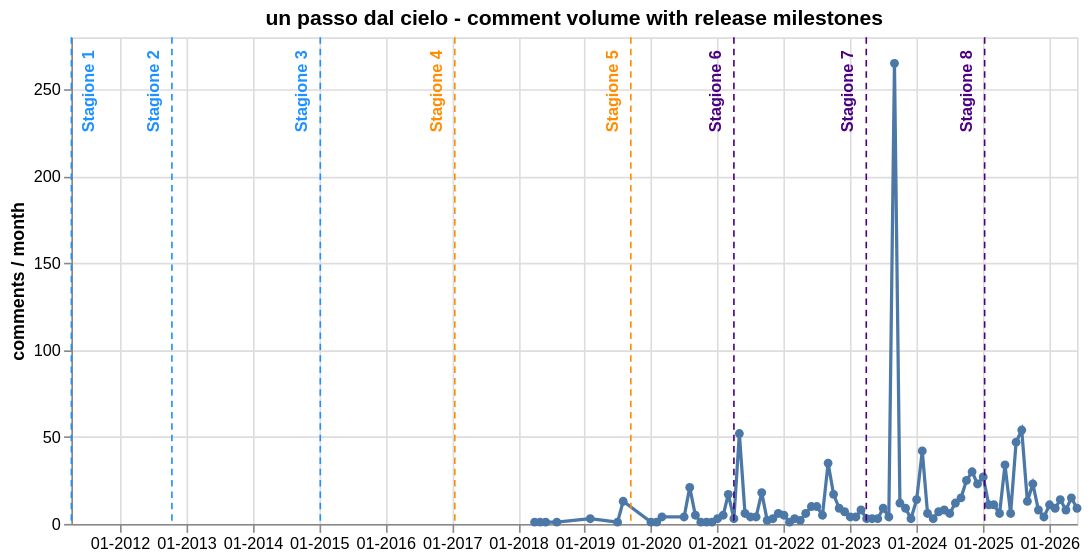

Describe this chart as a Vega-Lite specification.
### Vega-Lite specification from a JSON file in a GitHub repository (floating-point values rounded to 4 significant figures)
{"$schema": "https://vega.github.io/schema/vega-lite/v6.1.0.json", "config": {"view": {"continuousHeight": 300, "continuousWidth": 300}}, "datasets": {"data-41430e4f94b13e9e7f89690bd7aa12ac": [{"date": "2018-04-01T00:00:00", "month": "2018-04", "months_from_release": 84.0, "n_comments": 1, "n_detected": 0, "n_ref_lex": 0, "produzione": "un passo dal cielo", "ref_rate_detected": 0.0, "ref_rate_lex": 0.0, "sim_mean": 0.7463, "tipo": "serie_ita"}, {"date": "2018-05-01T00:00:00", "month": "2018-05", "months_from_release": 85.0, "n_comments": 1, "n_detected": 0, "n_ref_lex": 0, "produzione": "un passo dal cielo", "ref_rate_detected": 0.0, "ref_rate_lex": 0.0, "sim_mean": 0.7781, "tipo": "serie_ita"}, {"date": "2018-06-01T00:00:00", "month": "2018-06", "months_from_release": 86.0, "n_comments": 1, "n_detected": 0, "n_ref_lex": 0, "produzione": "un passo dal cielo", "ref_rate_detected": 0.0, "ref_rate_lex": 0.0, "sim_mean": 0.7886, "tipo": "serie_ita"}, {"date": "2018-08-01T00:00:00", "month": "2018-08", "months_from_release": 88.0, "n_comments": 1, "n_detected": 1, "n_ref_lex": 0, "produzione": "un passo dal cielo", "ref_rate_detected": 1.0, "ref_rate_lex": 0.0, "sim_mean": 0.8083, "tipo": "serie_ita"}, {"date": "2019-02-01T00:00:00", "month": "2019-02", "months_from_release": 94.0, "n_comments": 3, "n_detected": 0, "n_ref_lex": 0, "produzione": "un passo dal cielo", "ref_rate_detected": 0.0, "ref_rate_lex": 0.0, "sim_mean": 0.7898, "tipo": "serie_ita"}, {"date": "2019-07-01T00:00:00", "month": "2019-07", "months_from_release": 99.0, "n_comments": 1, "n_detected": 0, "n_ref_lex": 0, "produzione": "un passo dal cielo", "ref_rate_detected": 0.0, "ref_rate_lex": 0.0, "sim_mean": 0.7699, "tipo": "serie_ita"}, {"date": "2019-08-01T00:00:00", "month": "2019-08", "months_from_release": 100.0, "n_comments": 13, "n_detected": 2, "n_ref_lex": 0, "produzione": "un passo dal cielo", "ref_rate_detected": 0.1538, "ref_rate_lex": 0.0, "sim_mean": 0.7879, "tipo": "serie_ita"}, {"date": "2020-01-01T00:00:00", "month": "2020-01", "months_from_release": 105.0, "n_comments": 1, "n_detected": 0, "n_ref_lex": 0, "produzione": "un passo dal cielo", "ref_rate_detected": 0.0, "ref_rate_lex": 0.0, "sim_mean": 0.7828, "tipo": "serie_ita"}, {"date": "2020-02-01T00:00:00", "month": "2020-02", "months_from_release": 106.0, "n_comments": 1, "n_detected": 0, "n_ref_lex": 0, "produzione": "un passo dal cielo", "ref_rate_detected": 0.0, "ref_rate_lex": 0.0, "sim_mean": 0.7659, "tipo": "serie_ita"}, {"date": "2020-03-01T00:00:00", "month": "2020-03", "months_from_release": 107.0, "n_comments": 4, "n_detected": 0, "n_ref_lex": 0, "produzione": "un passo dal cielo", "ref_rate_detected": 0.0, "ref_rate_lex": 0.0, "sim_mean": 0.7847, "tipo": "serie_ita"}, {"date": "2020-07-01T00:00:00", "month": "2020-07", "months_from_release": 111.0, "n_comments": 4, "n_detected": 0, "n_ref_lex": 0, "produzione": "un passo dal cielo", "ref_rate_detected": 0.0, "ref_rate_lex": 0.0, "sim_mean": 0.7808, "tipo": "serie_ita"}, {"date": "2020-08-01T00:00:00", "month": "2020-08", "months_from_release": 112.0, "n_comments": 21, "n_detected": 0, "n_ref_lex": 0, "produzione": "un passo dal cielo", "ref_rate_detected": 0.0, "ref_rate_lex": 0.0, "sim_mean": 0.7674, "tipo": "serie_ita"}, {"date": "2020-09-01T00:00:00", "month": "2020-09", "months_from_release": 113.0, "n_comments": 5, "n_detected": 2, "n_ref_lex": 0, "produzione": "un passo dal cielo", "ref_rate_detected": 0.4, "ref_rate_lex": 0.0, "sim_mean": 0.7793, "tipo": "serie_ita"}, {"date": "2020-10-01T00:00:00", "month": "2020-10", "months_from_release": 114.0, "n_comments": 1, "n_detected": 0, "n_ref_lex": 0, "produzione": "un passo dal cielo", "ref_rate_detected": 0.0, "ref_rate_lex": 0.0, "sim_mean": 0.7338, "tipo": "serie_ita"}, {"date": "2020-11-01T00:00:00", "month": "2020-11", "months_from_release": 115.0, "n_comments": 1, "n_detected": 0, "n_ref_lex": 0, "produzione": "un passo dal cielo", "ref_rate_detected": 0.0, "ref_rate_lex": 0.0, "sim_mean": 0.79, "tipo": "serie_ita"}, {"date": "2020-12-01T00:00:00", "month": "2020-12", "months_from_release": 116.0, "n_comments": 1, "n_detected": 0, "n_ref_lex": 0, "produzione": "un passo dal cielo", "ref_rate_detected": 0.0, "ref_rate_lex": 0.0, "sim_mean": 0.742, "tipo": "serie_ita"}, {"date": "2021-01-01T00:00:00", "month": "2021-01", "months_from_release": 117.0, "n_comments": 3, "n_detected": 0, "n_ref_lex": 0, "produzione": "un passo dal cielo", "ref_rate_detected": 0.0, "ref_rate_lex": 0.0, "sim_mean": 0.7706, "tipo": "serie_ita"}, {"date": "2021-02-01T00:00:00", "month": "2021-02", "months_from_release": 118.0, "n_comments": 5, "n_detected": 0, "n_ref_lex": 0, "produzione": "un passo dal cielo", "ref_rate_detected": 0.0, "ref_rate_lex": 0.0, "sim_mean": 0.7514, "tipo": "serie_ita"}, {"date": "2021-03-01T00:00:00", "month": "2021-03", "months_from_release": 119.0, "n_comments": 17, "n_detected": 1, "n_ref_lex": 0, "produzione": "un passo dal cielo", "ref_rate_detected": 0.05882, "ref_rate_lex": 0.0, "sim_mean": 0.7819, "tipo": "serie_ita"}, {"date": "2021-04-01T00:00:00", "month": "2021-04", "months_from_release": 120.0, "n_comments": 3, "n_detected": 0, "n_ref_lex": 0, "produzione": "un passo dal cielo", "ref_rate_detected": 0.0, "ref_rate_lex": 0.0, "sim_mean": 0.7814, "tipo": "serie_ita"}, {"date": "2021-05-01T00:00:00", "month": "2021-05", "months_from_release": 121.0, "n_comments": 52, "n_detected": 1, "n_ref_lex": 0, "produzione": "un passo dal cielo", "ref_rate_detected": 0.01923, "ref_rate_lex": 0.0, "sim_mean": 0.7814, "tipo": "serie_ita"}, {"date": "2021-06-01T00:00:00", "month": "2021-06", "months_from_release": 122.0, "n_comments": 6, "n_detected": 0, "n_ref_lex": 0, "produzione": "un passo dal cielo", "ref_rate_detected": 0.0, "ref_rate_lex": 0.0, "sim_mean": 0.7709, "tipo": "serie_ita"}, {"date": "2021-07-01T00:00:00", "month": "2021-07", "months_from_release": 123.0, "n_comments": 4, "n_detected": 0, "n_ref_lex": 1, "produzione": "un passo dal cielo", "ref_rate_detected": 0.0, "ref_rate_lex": 0.25, "sim_mean": 0.7534, "tipo": "serie_ita"}, {"date": "2021-08-01T00:00:00", "month": "2021-08", "months_from_release": 124.0, "n_comments": 4, "n_detected": 0, "n_ref_lex": 0, "produzione": "un passo dal cielo", "ref_rate_detected": 0.0, "ref_rate_lex": 0.0, "sim_mean": 0.7661, "tipo": "serie_ita"}, {"date": "2021-09-01T00:00:00", "month": "2021-09", "months_from_release": 125.0, "n_comments": 18, "n_detected": 0, "n_ref_lex": 0, "produzione": "un passo dal cielo", "ref_rate_detected": 0.0, "ref_rate_lex": 0.0, "sim_mean": 0.7729, "tipo": "serie_ita"}, {"date": "2021-10-01T00:00:00", "month": "2021-10", "months_from_release": 126.0, "n_comments": 2, "n_detected": 0, "n_ref_lex": 0, "produzione": "un passo dal cielo", "ref_rate_detected": 0.0, "ref_rate_lex": 0.0, "sim_mean": 0.7673, "tipo": "serie_ita"}, {"date": "2021-11-01T00:00:00", "month": "2021-11", "months_from_release": 127.0, "n_comments": 3, "n_detected": 0, "n_ref_lex": 0, "produzione": "un passo dal cielo", "ref_rate_detected": 0.0, "ref_rate_lex": 0.0, "sim_mean": 0.7871, "tipo": "serie_ita"}, {"date": "2021-12-01T00:00:00", "month": "2021-12", "months_from_release": 128.0, "n_comments": 6, "n_detected": 0, "n_ref_lex": 0, "produzione": "un passo dal cielo", "ref_rate_detected": 0.0, "ref_rate_lex": 0.0, "sim_mean": 0.7629, "tipo": "serie_ita"}, {"date": "2022-01-01T00:00:00", "month": "2022-01", "months_from_release": 129.0, "n_comments": 5, "n_detected": 0, "n_ref_lex": 0, "produzione": "un passo dal cielo", "ref_rate_detected": 0.0, "ref_rate_lex": 0.0, "sim_mean": 0.7415, "tipo": "serie_ita"}, {"date": "2022-02-01T00:00:00", "month": "2022-02", "months_from_release": 130.0, "n_comments": 1, "n_detected": 0, "n_ref_lex": 0, "produzione": "un passo dal cielo", "ref_rate_detected": 0.0, "ref_rate_lex": 0.0, "sim_mean": 0.7352, "tipo": "serie_ita"}, {"date": "2022-03-01T00:00:00", "month": "2022-03", "months_from_release": 131.0, "n_comments": 3, "n_detected": 0, "n_ref_lex": 0, "produzione": "un passo dal cielo", "ref_rate_detected": 0.0, "ref_rate_lex": 0.0, "sim_mean": 0.7375, "tipo": "serie_ita"}, {"date": "2022-04-01T00:00:00", "month": "2022-04", "months_from_release": 132.0, "n_comments": 2, "n_detected": 0, "n_ref_lex": 0, "produzione": "un passo dal cielo", "ref_rate_detected": 0.0, "ref_rate_lex": 0.0, "sim_mean": 0.7418, "tipo": "serie_ita"}, {"date": "2022-05-01T00:00:00", "month": "2022-05", "months_from_release": 133.0, "n_comments": 6, "n_detected": 0, "n_ref_lex": 0, "produzione": "un passo dal cielo", "ref_rate_detected": 0.0, "ref_rate_lex": 0.0, "sim_mean": 0.767, "tipo": "serie_ita"}, {"date": "2022-06-01T00:00:00", "month": "2022-06", "months_from_release": 134.0, "n_comments": 10, "n_detected": 0, "n_ref_lex": 0, "produzione": "un passo dal cielo", "ref_rate_detected": 0.0, "ref_rate_lex": 0.0, "sim_mean": 0.7445, "tipo": "serie_ita"}, {"date": "2022-07-01T00:00:00", "month": "2022-07", "months_from_release": 135.0, "n_comments": 10, "n_detected": 0, "n_ref_lex": 0, "produzione": "un passo dal cielo", "ref_rate_detected": 0.0, "ref_rate_lex": 0.0, "sim_mean": 0.7499, "tipo": "serie_ita"}, {"date": "2022-08-01T00:00:00", "month": "2022-08", "months_from_release": 136.0, "n_comments": 5, "n_detected": 2, "n_ref_lex": 0, "produzione": "un passo dal cielo", "ref_rate_detected": 0.4, "ref_rate_lex": 0.0, "sim_mean": 0.7713, "tipo": "serie_ita"}, {"date": "2022-09-01T00:00:00", "month": "2022-09", "months_from_release": 137.0, "n_comments": 35, "n_detected": 1, "n_ref_lex": 0, "produzione": "un passo dal cielo", "ref_rate_detected": 0.02857, "ref_rate_lex": 0.0, "sim_mean": 0.7735, "tipo": "serie_ita"}, {"date": "2022-10-01T00:00:00", "month": "2022-10", "months_from_release": 138.0, "n_comments": 17, "n_detected": 0, "n_ref_lex": 0, "produzione": "un passo dal cielo", "ref_rate_detected": 0.0, "ref_rate_lex": 0.0, "sim_mean": 0.7728, "tipo": "serie_ita"}, {"date": "2022-11-01T00:00:00", "month": "2022-11", "months_from_release": 139.0, "n_comments": 9, "n_detected": 0, "n_ref_lex": 0, "produzione": "un passo dal cielo", "ref_rate_detected": 0.0, "ref_rate_lex": 0.0, "sim_mean": 0.7681, "tipo": "serie_ita"}, {"date": "2022-12-01T00:00:00", "month": "2022-12", "months_from_release": 140.0, "n_comments": 7, "n_detected": 0, "n_ref_lex": 0, "produzione": "un passo dal cielo", "ref_rate_detected": 0.0, "ref_rate_lex": 0.0, "sim_mean": 0.7603, "tipo": "serie_ita"}, {"date": "2023-01-01T00:00:00", "month": "2023-01", "months_from_release": 141.0, "n_comments": 4, "n_detected": 0, "n_ref_lex": 0, "produzione": "un passo dal cielo", "ref_rate_detected": 0.0, "ref_rate_lex": 0.0, "sim_mean": 0.7683, "tipo": "serie_ita"}, {"date": "2023-02-01T00:00:00", "month": "2023-02", "months_from_release": 142.0, "n_comments": 4, "n_detected": 0, "n_ref_lex": 0, "produzione": "un passo dal cielo", "ref_rate_detected": 0.0, "ref_rate_lex": 0.0, "sim_mean": 0.7761, "tipo": "serie_ita"}, {"date": "2023-03-01T00:00:00", "month": "2023-03", "months_from_release": 143.0, "n_comments": 8, "n_detected": 0, "n_ref_lex": 0, "produzione": "un passo dal cielo", "ref_rate_detected": 0.0, "ref_rate_lex": 0.0, "sim_mean": 0.7611, "tipo": "serie_ita"}, {"date": "2023-04-01T00:00:00", "month": "2023-04", "months_from_release": 144.0, "n_comments": 3, "n_detected": 0, "n_ref_lex": 0, "produzione": "un passo dal cielo", "ref_rate_detected": 0.0, "ref_rate_lex": 0.0, "sim_mean": 0.7666, "tipo": "serie_ita"}, {"date": "2023-05-01T00:00:00", "month": "2023-05", "months_from_release": 145.0, "n_comments": 3, "n_detected": 0, "n_ref_lex": 0, "produzione": "un passo dal cielo", "ref_rate_detected": 0.0, "ref_rate_lex": 0.0, "sim_mean": 0.7747, "tipo": "serie_ita"}, {"date": "2023-06-01T00:00:00", "month": "2023-06", "months_from_release": 146.0, "n_comments": 3, "n_detected": 0, "n_ref_lex": 0, "produzione": "un passo dal cielo", "ref_rate_detected": 0.0, "ref_rate_lex": 0.0, "sim_mean": 0.7656, "tipo": "serie_ita"}, {"date": "2023-07-01T00:00:00", "month": "2023-07", "months_from_release": 147.0, "n_comments": 9, "n_detected": 0, "n_ref_lex": 0, "produzione": "un passo dal cielo", "ref_rate_detected": 0.0, "ref_rate_lex": 0.0, "sim_mean": 0.7566, "tipo": "serie_ita"}, {"date": "2023-08-01T00:00:00", "month": "2023-08", "months_from_release": 148.0, "n_comments": 4, "n_detected": 0, "n_ref_lex": 0, "produzione": "un passo dal cielo", "ref_rate_detected": 0.0, "ref_rate_lex": 0.0, "sim_mean": 0.7514, "tipo": "serie_ita"}, {"date": "2023-09-01T00:00:00", "month": "2023-09", "months_from_release": 149.0, "n_comments": 265, "n_detected": 0, "n_ref_lex": 0, "produzione": "un passo dal cielo", "ref_rate_detected": 0.0, "ref_rate_lex": 0.0, "sim_mean": 0.7664, "tipo": "serie_ita"}, {"date": "2023-10-01T00:00:00", "month": "2023-10", "months_from_release": 150.0, "n_comments": 12, "n_detected": 0, "n_ref_lex": 0, "produzione": "un passo dal cielo", "ref_rate_detected": 0.0, "ref_rate_lex": 0.0, "sim_mean": 0.7685, "tipo": "serie_ita"}, {"date": "2023-11-01T00:00:00", "month": "2023-11", "months_from_release": 151.0, "n_comments": 9, "n_detected": 0, "n_ref_lex": 0, "produzione": "un passo dal cielo", "ref_rate_detected": 0.0, "ref_rate_lex": 0.0, "sim_mean": 0.7719, "tipo": "serie_ita"}, {"date": "2023-12-01T00:00:00", "month": "2023-12", "months_from_release": 152.0, "n_comments": 3, "n_detected": 0, "n_ref_lex": 0, "produzione": "un passo dal cielo", "ref_rate_detected": 0.0, "ref_rate_lex": 0.0, "sim_mean": 0.7529, "tipo": "serie_ita"}, {"date": "2024-01-01T00:00:00", "month": "2024-01", "months_from_release": 153.0, "n_comments": 14, "n_detected": 0, "n_ref_lex": 0, "produzione": "un passo dal cielo", "ref_rate_detected": 0.0, "ref_rate_lex": 0.0, "sim_mean": 0.7655, "tipo": "serie_ita"}, {"date": "2024-02-01T00:00:00", "month": "2024-02", "months_from_release": 154.0, "n_comments": 42, "n_detected": 0, "n_ref_lex": 0, "produzione": "un passo dal cielo", "ref_rate_detected": 0.0, "ref_rate_lex": 0.0, "sim_mean": 0.7485, "tipo": "serie_ita"}, {"date": "2024-03-01T00:00:00", "month": "2024-03", "months_from_release": 155.0, "n_comments": 6, "n_detected": 0, "n_ref_lex": 0, "produzione": "un passo dal cielo", "ref_rate_detected": 0.0, "ref_rate_lex": 0.0, "sim_mean": 0.7532, "tipo": "serie_ita"}, {"date": "2024-04-01T00:00:00", "month": "2024-04", "months_from_release": 156.0, "n_comments": 3, "n_detected": 0, "n_ref_lex": 0, "produzione": "un passo dal cielo", "ref_rate_detected": 0.0, "ref_rate_lex": 0.0, "sim_mean": 0.7683, "tipo": "serie_ita"}, {"date": "2024-05-01T00:00:00", "month": "2024-05", "months_from_release": 157.0, "n_comments": 7, "n_detected": 0, "n_ref_lex": 0, "produzione": "un passo dal cielo", "ref_rate_detected": 0.0, "ref_rate_lex": 0.0, "sim_mean": 0.7496, "tipo": "serie_ita"}, {"date": "2024-06-01T00:00:00", "month": "2024-06", "months_from_release": 158.0, "n_comments": 8, "n_detected": 2, "n_ref_lex": 0, "produzione": "un passo dal cielo", "ref_rate_detected": 0.25, "ref_rate_lex": 0.0, "sim_mean": 0.7822, "tipo": "serie_ita"}, {"date": "2024-07-01T00:00:00", "month": "2024-07", "months_from_release": 159.0, "n_comments": 6, "n_detected": 0, "n_ref_lex": 0, "produzione": "un passo dal cielo", "ref_rate_detected": 0.0, "ref_rate_lex": 0.0, "sim_mean": 0.7625, "tipo": "serie_ita"}, {"date": "2024-08-01T00:00:00", "month": "2024-08", "months_from_release": 160.0, "n_comments": 12, "n_detected": 0, "n_ref_lex": 0, "produzione": "un passo dal cielo", "ref_rate_detected": 0.0, "ref_rate_lex": 0.0, "sim_mean": 0.7685, "tipo": "serie_ita"}, {"date": "2024-09-01T00:00:00", "month": "2024-09", "months_from_release": 161.0, "n_comments": 15, "n_detected": 0, "n_ref_lex": 0, "produzione": "un passo dal cielo", "ref_rate_detected": 0.0, "ref_rate_lex": 0.0, "sim_mean": 0.7627, "tipo": "serie_ita"}, {"date": "2024-10-01T00:00:00", "month": "2024-10", "months_from_release": 162.0, "n_comments": 25, "n_detected": 0, "n_ref_lex": 0, "produzione": "un passo dal cielo", "ref_rate_detected": 0.0, "ref_rate_lex": 0.0, "sim_mean": 0.7599, "tipo": "serie_ita"}, {"date": "2024-11-01T00:00:00", "month": "2024-11", "months_from_release": 163.0, "n_comments": 30, "n_detected": 1, "n_ref_lex": 0, "produzione": "un passo dal cielo", "ref_rate_detected": 0.03333, "ref_rate_lex": 0.0, "sim_mean": 0.7591, "tipo": "serie_ita"}, {"date": "2024-12-01T00:00:00", "month": "2024-12", "months_from_release": 164.0, "n_comments": 23, "n_detected": 0, "n_ref_lex": 0, "produzione": "un passo dal cielo", "ref_rate_detected": 0.0, "ref_rate_lex": 0.0, "sim_mean": 0.7569, "tipo": "serie_ita"}, {"date": "2025-01-01T00:00:00", "month": "2025-01", "months_from_release": 165.0, "n_comments": 27, "n_detected": 0, "n_ref_lex": 0, "produzione": "un passo dal cielo", "ref_rate_detected": 0.0, "ref_rate_lex": 0.0, "sim_mean": 0.7586, "tipo": "serie_ita"}, {"date": "2025-02-01T00:00:00", "month": "2025-02", "months_from_release": 166.0, "n_comments": 11, "n_detected": 0, "n_ref_lex": 0, "produzione": "un passo dal cielo", "ref_rate_detected": 0.0, "ref_rate_lex": 0.0, "sim_mean": 0.7598, "tipo": "serie_ita"}, {"date": "2025-03-01T00:00:00", "month": "2025-03", "months_from_release": 167.0, "n_comments": 11, "n_detected": 0, "n_ref_lex": 0, "produzione": "un passo dal cielo", "ref_rate_detected": 0.0, "ref_rate_lex": 0.0, "sim_mean": 0.7603, "tipo": "serie_ita"}, {"date": "2025-04-01T00:00:00", "month": "2025-04", "months_from_release": 168.0, "n_comments": 6, "n_detected": 0, "n_ref_lex": 0, "produzione": "un passo dal cielo", "ref_rate_detected": 0.0, "ref_rate_lex": 0.0, "sim_mean": 0.7721, "tipo": "serie_ita"}, {"date": "2025-05-01T00:00:00", "month": "2025-05", "months_from_release": 169.0, "n_comments": 34, "n_detected": 0, "n_ref_lex": 0, "produzione": "un passo dal cielo", "ref_rate_detected": 0.0, "ref_rate_lex": 0.0, "sim_mean": 0.7685, "tipo": "serie_ita"}, {"date": "2025-06-01T00:00:00", "month": "2025-06", "months_from_release": 170.0, "n_comments": 6, "n_detected": 0, "n_ref_lex": 0, "produzione": "un passo dal cielo", "ref_rate_detected": 0.0, "ref_rate_lex": 0.0, "sim_mean": 0.7602, "tipo": "serie_ita"}, {"date": "2025-07-01T00:00:00", "month": "2025-07", "months_from_release": 171.0, "n_comments": 47, "n_detected": 0, "n_ref_lex": 0, "produzione": "un passo dal cielo", "ref_rate_detected": 0.0, "ref_rate_lex": 0.0, "sim_mean": 0.7709, "tipo": "serie_ita"}, {"date": "2025-08-01T00:00:00", "month": "2025-08", "months_from_release": 172.0, "n_comments": 54, "n_detected": 0, "n_ref_lex": 0, "produzione": "un passo dal cielo", "ref_rate_detected": 0.0, "ref_rate_lex": 0.0, "sim_mean": 0.7596, "tipo": "serie_ita"}, {"date": "2025-09-01T00:00:00", "month": "2025-09", "months_from_release": 173.0, "n_comments": 13, "n_detected": 1, "n_ref_lex": 0, "produzione": "un passo dal cielo", "ref_rate_detected": 0.07692, "ref_rate_lex": 0.0, "sim_mean": 0.7702, "tipo": "serie_ita"}, {"date": "2025-10-01T00:00:00", "month": "2025-10", "months_from_release": 174.0, "n_comments": 23, "n_detected": 0, "n_ref_lex": 0, "produzione": "un passo dal cielo", "ref_rate_detected": 0.0, "ref_rate_lex": 0.0, "sim_mean": 0.7645, "tipo": "serie_ita"}, {"date": "2025-11-01T00:00:00", "month": "2025-11", "months_from_release": 175.0, "n_comments": 8, "n_detected": 1, "n_ref_lex": 0, "produzione": "un passo dal cielo", "ref_rate_detected": 0.125, "ref_rate_lex": 0.0, "sim_mean": 0.7617, "tipo": "serie_ita"}, {"date": "2025-12-01T00:00:00", "month": "2025-12", "months_from_release": 176.0, "n_comments": 4, "n_detected": 0, "n_ref_lex": 0, "produzione": "un passo dal cielo", "ref_rate_detected": 0.0, "ref_rate_lex": 0.0, "sim_mean": 0.7617, "tipo": "serie_ita"}, {"date": "2026-01-01T00:00:00", "month": "2026-01", "months_from_release": 177.0, "n_comments": 11, "n_detected": 0, "n_ref_lex": 0, "produzione": "un passo dal cielo", "ref_rate_detected": 0.0, "ref_rate_lex": 0.0, "sim_mean": 0.7639, "tipo": "serie_ita"}, {"date": "2026-02-01T00:00:00", "month": "2026-02", "months_from_release": 178.0, "n_comments": 9, "n_detected": 0, "n_ref_lex": 0, "produzione": "un passo dal cielo", "ref_rate_detected": 0.0, "ref_rate_lex": 0.0, "sim_mean": 0.7623, "tipo": "serie_ita"}, {"date": "2026-03-01T00:00:00", "month": "2026-03", "months_from_release": 179.0, "n_comments": 14, "n_detected": 0, "n_ref_lex": 0, "produzione": "un passo dal cielo", "ref_rate_detected": 0.0, "ref_rate_lex": 0.0, "sim_mean": 0.7672, "tipo": "serie_ita"}, {"date": "2026-04-01T00:00:00", "month": "2026-04", "months_from_release": 180.0, "n_comments": 8, "n_detected": 0, "n_ref_lex": 0, "produzione": "un passo dal cielo", "ref_rate_detected": 0.0, "ref_rate_lex": 0.0, "sim_mean": 0.7617, "tipo": "serie_ita"}, {"date": "2026-05-01T00:00:00", "month": "2026-05", "months_from_release": 181.0, "n_comments": 15, "n_detected": 0, "n_ref_lex": 0, "produzione": "un passo dal cielo", "ref_rate_detected": 0.0, "ref_rate_lex": 0.0, "sim_mean": 0.762, "tipo": "serie_ita"}, {"date": "2026-06-01T00:00:00", "month": "2026-06", "months_from_release": 182.0, "n_comments": 9, "n_detected": 1, "n_ref_lex": 0, "produzione": "un passo dal cielo", "ref_rate_detected": 0.1111, "ref_rate_lex": 0.0, "sim_mean": 0.7646, "tipo": "serie_ita"}], "data-d7a4ae2ad529353a6a11f0a9fa495b0a": [{"color": "#1E90FF", "date": "2011-04-10T00:00:00", "name": "Season 1 Premiere - Terence Hill", "produzione": "un passo dal cielo", "series": "Un Passo Dal Cielo 1", "label": "Stagione 1"}, {"color": "#1E90FF", "date": "2012-10-14T00:00:00", "name": "Season 2 Premiere - Terence Hill", "produzione": "un passo dal cielo", "series": "Un Passo Dal Cielo 2", "label": "Stagione 2"}, {"color": "#1E90FF", "date": "2015-01-08T00:00:00", "name": "Season 3 Premiere - Terence Hill Finale", "produzione": "un passo dal cielo", "series": "Un Passo Dal Cielo 3", "label": "Stagione 3"}, {"color": "#FF8C00", "date": "2017-01-17T00:00:00", "name": "Season 4 Premiere - Daniele Liotti Debut", "produzione": "un passo dal cielo", "series": "Un Passo Dal Cielo 4", "label": "Stagione 4"}, {"color": "#FF8C00", "date": "2019-09-12T00:00:00", "name": "Season 5 Premiere - Daniele Liotti", "produzione": "un passo dal cielo", "series": "Un Passo Dal Cielo 5", "label": "Stagione 5"}, {"color": "#4B0082", "date": "2021-04-01T00:00:00", "name": "Season 6 Premiere - I Guardiani (Veneto Shift)", "produzione": "un passo dal cielo", "series": "Un Passo Dal Cielo 6", "label": "Stagione 6"}, {"color": "#4B0082", "date": "2023-03-30T00:00:00", "name": "Season 7 Premiere - Giusy Buscemi Lead", "produzione": "un passo dal cielo", "series": "Un Passo Dal Cielo 7", "label": "Stagione 7"}, {"color": "#4B0082", "date": "2025-01-09T00:00:00", "name": "Season 8 Premiere - Eco & Climate Focus", "produzione": "un passo dal cielo", "series": "Un Passo Dal Cielo 8", "label": "Stagione 8"}]}, "height": 300, "layer": [{"data": {"name": "data-41430e4f94b13e9e7f89690bd7aa12ac"}, "encoding": {"tooltip": [{"field": "date", "format": "%m-%Y", "title": "month", "type": "temporal"}, {"field": "n_comments", "type": "quantitative"}, {"field": "ref_rate_lex", "format": ".2%", "type": "quantitative"}], "x": {"axis": {"format": "%m-%Y"}, "field": "date", "title": null, "type": "temporal"}, "y": {"field": "n_comments", "title": "comments / month", "type": "quantitative"}}, "mark": {"point": true, "type": "line"}}, {"data": {"name": "data-d7a4ae2ad529353a6a11f0a9fa495b0a"}, "encoding": {"color": {"field": "color", "legend": null, "scale": null, "type": "nominal"}, "tooltip": [{"field": "name", "type": "nominal"}, {"field": "date", "format": "%m-%Y", "type": "temporal"}], "x": {"field": "date", "type": "temporal"}}, "mark": {"strokeDash": [4, 3], "type": "rule"}}, {"data": {"name": "data-d7a4ae2ad529353a6a11f0a9fa495b0a"}, "transform": [{"filter": "datum.label !== 'Stagione 1'"}], "mark": {"type": "text", "angle": 270, "align": "right", "baseline": "bottom", "dx": 0, "dy": -6, "fontSize": 10, "fontWeight": "bold"}, "encoding": {"x": {"field": "date", "type": "temporal"}, "y": {"value": 8}, "text": {"field": "label", "type": "nominal"}, "color": {"field": "color", "type": "nominal", "scale": null, "legend": null}}}, {"data": {"name": "data-d7a4ae2ad529353a6a11f0a9fa495b0a"}, "transform": [{"filter": "datum.label === 'Stagione 1'"}], "mark": {"type": "text", "angle": 270, "align": "right", "baseline": "top", "dx": 0, "dy": 6, "fontSize": 10, "fontWeight": "bold"}, "encoding": {"x": {"field": "date", "type": "temporal"}, "y": {"value": 8}, "text": {"field": "label", "type": "nominal"}, "color": {"field": "color", "type": "nominal", "scale": null, "legend": null}}}], "title": "un passo dal cielo - comment volume with release milestones", "width": 620}
